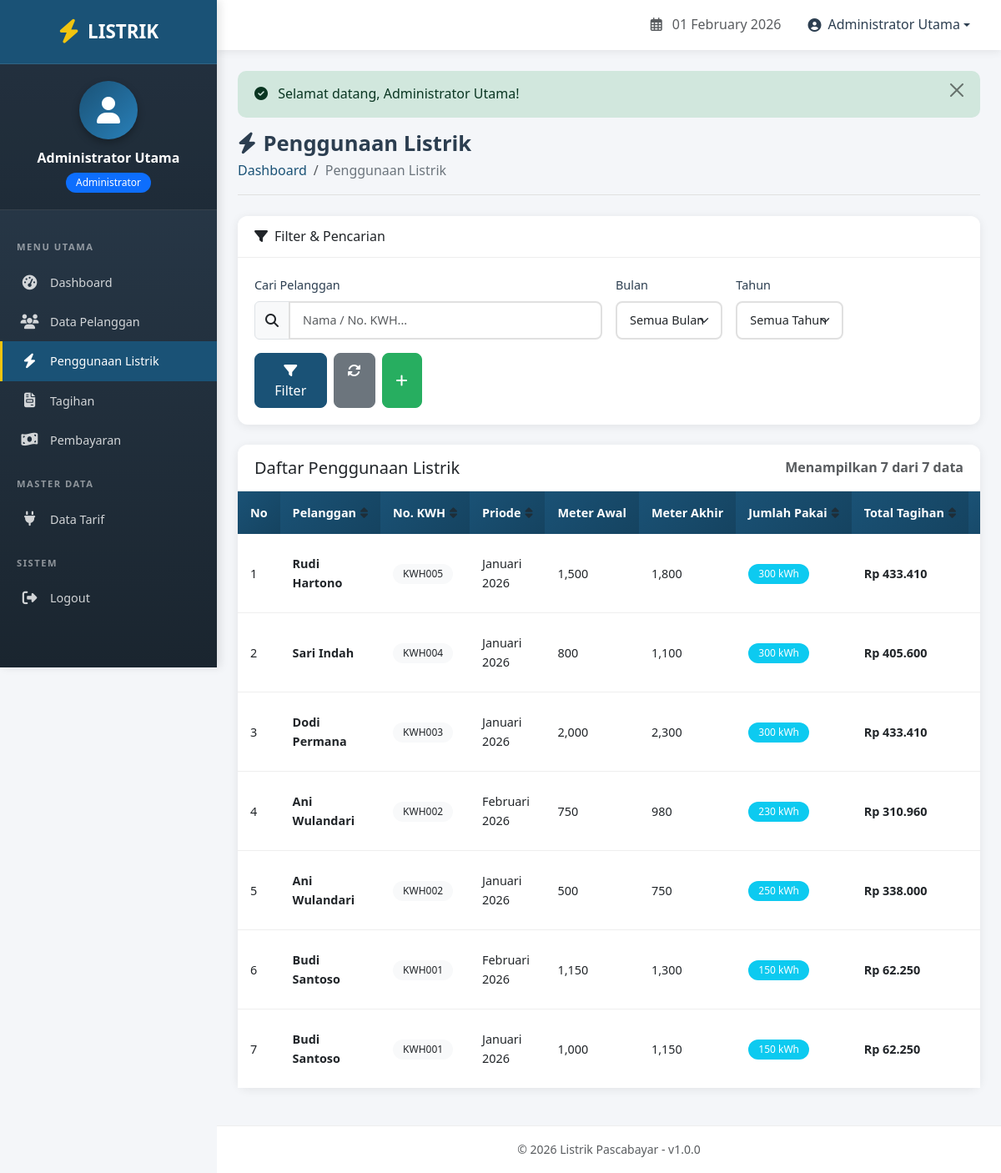
Screenshot of /admin/penggunaan.php (signed in) with the database file from the repository.
### tables this page shows
CREATE TABLE penggunaan (
    id_penggunaan INT PRIMARY KEY AUTO_INCREMENT,
    id_pelanggan INT NOT NULL,
    bulan VARCHAR(20) NOT NULL,
    tahun INT NOT NULL,
    meter_awal INT NOT NULL COMMENT 'Meteran awal dalam kWh',
    meter_akhir INT NOT NULL COMMENT 'Meteran akhir dalam kWh',
    created_at TIMESTAMP DEFAULT CURRENT_TIMESTAMP,
    FOREIGN KEY (id_pelanggan) REFERENCES pelanggan(id_pelanggan) ON DELETE CASCADE,
    UNIQUE KEY unique_penggunaan (id_pelanggan, bulan, tahun)
);

CREATE TABLE pelanggan (
    id_pelanggan INT PRIMARY KEY AUTO_INCREMENT,
    username VARCHAR(50) NOT NULL UNIQUE,
    password VARCHAR(255) NOT NULL,
    nomor_kwh VARCHAR(50) NOT NULL UNIQUE COMMENT 'Nomor meter KWH pelanggan',
    nama_pelanggan VARCHAR(100) NOT NULL,
    alamat TEXT NOT NULL,
    id_tarif INT NOT NULL,
    created_at TIMESTAMP DEFAULT CURRENT_TIMESTAMP,
    FOREIGN KEY (id_tarif) REFERENCES tarif(id_tarif) ON DELETE RESTRICT
);

CREATE TABLE tarif (
    id_tarif INT PRIMARY KEY AUTO_INCREMENT,
    daya INT NOT NULL COMMENT 'Daya listrik dalam Watt',
    tarifperkwh DECIMAL(10,2) NOT NULL COMMENT 'Tarif per kWh dalam Rupiah'
);

### admin/penggunaan.php (the view, shortened to what this page needs)
<?php
require_once '../includes/functions.php';
$search = isset($_GET['search']) ? clean($_GET['search']) : '';
$sort = isset($_GET['sort']) ? clean($_GET['sort']) : 'id_penggunaan';
$order = isset($_GET['order']) ? clean($_GET['order']) : 'desc';
$per_page = 10;
$page = isset($_GET['page']) ? (int)$_GET['page'] : 1;
$start = ($page - 1) * $per_page;
$where = [];
$where_clause = !empty($where) ? 'WHERE ' . implode(' AND ', $where) : '';
$total_query = "SELECT COUNT(*) as total FROM penggunaan pg
                JOIN pelanggan p ON pg.id_pelanggan = p.id_pelanggan {$where_clause}";
$total_result = $conn->query($total_query);
$total_data = $total_result->fetch_assoc()['total'];
$order_by = "ORDER BY ";
if ($sort == 'nama_pelanggan') {
    $order_by .= "p.nama_pelanggan {$order}";
} elseif ($sort == 'bulan') {
    $order_by .= "FIELD(pg.bulan, 'Januari', 'Februari', 'Maret', 'April', 'Mei', 'Juni', 'Juli', 'Agustus', 'September', 'Oktober', 'November', 'Desember') {$order}";
} elseif ($sort == 'jumlah_pakai') {
    $order_by .= "(pg.meter_akhir - pg.meter_awal) {$order}";
} else {
    $order_by .= "pg.{$sort} {$order}";
}
$query = "SELECT pg.*, p.nama_pelanggan, p.nomor_kwh, t.daya, t.tarifperkwh
          FROM penggunaan pg
          JOIN pelanggan p ON pg.id_pelanggan = p.id_pelanggan
          JOIN tarif t ON p.id_tarif = t.id_tarif
          {$where_clause}
          {$order_by}
          LIMIT {$start}, {$per_page}";
$result = $conn->query($query);
require_once '../includes/header.php';
?>
<div class="page-header">
    <h1 class="page-title">
        <i class="fas fa-bolt me-2"></i>Penggunaan Listrik
    </h1>
    <nav aria-label="breadcrumb">
        <ol class="breadcrumb">
            <li class="breadcrumb-item"><a href="dashboard.php">Dashboard</a></li>
            <li class="breadcrumb-item active">Penggunaan Listrik</li>
        </ol>
    </nav>
</div>
<div class="card mb-4">
    <div class="card-header">
        <h6 class="mb-0">
            <i class="fas fa-filter me-2"></i>Filter & Pencarian
        </h6>
    </div>
    <div class="card-body">
        <form method="GET" class="row g-3 align-items-end">
            <div class="w-50">
                <label class="form-label">Cari Pelanggan</label>
                <div class="input-group">
                    <span class="input-group-text"><i class="fas fa-search"></i></span>
                    <input type="text" name="search" class="form-control"
                           placeholder="Nama / No. KWH..." value="<?php echo $search; ?>">
                </div>
            </div>
            <div class="col-md-2">
                <label class="form-label">Bulan</label>
                <select name="bulan" class="form-select">
                    <option value="">Semua Bulan</option>
                </select>
            </div>
            <div class="col-md-2">
                <label class="form-label">Tahun</label>
                <select name="tahun" class="form-select">
                    <option value="">Semua Tahun</option>
                </select>
            </div>
            <div class="col-md-3">
                <div class="d-flex gap-2">
                    <button type="submit" class="btn btn-primary">
                        <i class="fas fa-filter"></i><span class="p-1">Filter</span>
                    </button>
                    <a href="?" class="btn btn-secondary">
                        <i class="fas fa-sync-alt"></i>
                    </a>
                    <button type="button" class="btn btn-success" data-bs-toggle="modal" data-bs-target="#modalTambah">
                        <i class="fas fa-plus"></i>
                    </button>
                </div>
            </div>
        </form>
    </div>
</div>
<div class="card">
    <div class="card-header d-flex justify-content-between align-items-center">
        <h5 class="mb-0">Daftar Penggunaan Listrik</h5>
        <span class="text-muted">Menampilkan <?php echo $result->num_rows; ?> dari <?php echo $total_data; ?> data</span>
    </div>
    <div class="card-body p-0">
        <div class="table-responsive">
            <table class="table table-hover mb-0">
                <thead>
                    <tr>
                        <th width="5%">No</th>
                        <th>
                            <a href="<?php echo sortUrl('nama_pelanggan', $sort, $order); ?>" class="text-white text-decoration-none">
                                Pelanggan <?php echo sortIcon('nama_pelanggan', $sort, $order); ?>
                            </a>
                        </th>
                        <th>
                            <a href="<?php echo sortUrl('nomor_kwh', $sort, $order); ?>" class="text-white text-decoration-none">
                                No. KWH <?php echo sortIcon('nomor_kwh', $sort, $order); ?>
                            </a>
                        </th>
                        <th>
                            <a href="<?php echo sortUrl('bulan', $sort, $order); ?>" class="text-white text-decoration-none">
                                Priode <?php echo sortIcon('bulan', $sort, $order); ?>
                            </a>
                        </th>
                        <th>Meter Awal</th>
                        <th>Meter Akhir</th>
                        <th>
                            <a href="<?php echo sortUrl('jumlah_pakai', $sort, $order); ?>" class="text-white text-decoration-none">
                                Jumlah Pakai <?php echo sortIcon('jumlah_pakai', $sort, $order); ?>
                            </a>
                        </th>
                        <th>
                            <a href="<?php echo sortUrl('total_tagihan', $sort, $order); ?>" class="text-white text-decoration-none">
                                Total Tagihan <?php echo sortIcon('total_tagihan', $sort, $order); ?>
                            </a>
                        </th>
                        <th width="12%">Aksi</th>
                    </tr>
                </thead>
                <tbody>
                    <?php if ($result->num_rows > 0): ?>
                        <?php $no = $start + 1; while ($row = $result->fetch_assoc()):
                            $jumlah_pakai = $row['meter_akhir'] - $row['meter_awal'];
                            $total_tagihan = $jumlah_pakai * $row['tarifperkwh'];
                        ?>
                            <tr>
                                <td><?php echo $no++; ?></td>
                                <td><strong><?php echo $row['nama_pelanggan']; ?></strong></td>
                                <td><span class="badge bg-light text-dark"><?php echo $row['nomor_kwh']; ?></span></td>
                                <td><?php echo $row['bulan'] . ' ' . $row['tahun']; ?></td>
                                <td><?php echo number_format($row['meter_awal']); ?></td>
                                <td><?php echo number_format($row['meter_akhir']); ?></td>
                                <td><span class="badge bg-info"><?php echo number_format($jumlah_pakai); ?> kWh</span></td>
                                <td><strong><?php echo formatRupiah($total_tagihan); ?></strong></td>
                                <td>
                                </td>
                            </tr>
                        <?php endwhile; ?>
                    <?php endif; ?>
                </tbody>
            </table>
        </div>
    </div>
</div>
<?php require_once '../includes/footer.php'; ?>

### assets/css/style.css (style rules this page uses)
:root { --primary-color: #1a5276; --primary-dark: #154360; --primary-light: #2980b9; --secondary-color: #f39c12; --success-color: #27ae60; --danger-color: #e74c3c; --warning-color: #f1c40f; --info-color: #3498db; --light-color: #f8f9fa; --dark-color: #2c3e50; --sidebar-width: 260px; --navbar-height: 60px; }
* { margin: 0; padding: 0; box-sizing: border-box; }
body { font-family: "Segoe UI", Tahoma, Geneva, Verdana, sans-serif; background-color: #f4f6f9; color: #333; line-height: 1.6; overflow-x: hidden; }
a { text-decoration: none; color: inherit; }
.page-header { margin-bottom: 25px; padding-bottom: 15px; border-bottom: 1px solid #e0e0e0; }
.page-title { font-size: 1.6rem; font-weight: 700; color: var(--dark-color); margin-bottom: 5px; }
.breadcrumb { background: none; padding: 0; margin: 0; }
.breadcrumb-item a { color: var(--primary-color); }
.breadcrumb-item.active { color: #6c757d; }
.card { border: none; border-radius: 12px; box-shadow: 0 2px 12px rgba(0, 0, 0, 0.08); transition: all 0.3s ease; margin-bottom: 20px; background: white; }
.card-header { background: white; border-bottom: 1px solid #eee; padding: 15px 20px; border-radius: 12px 12px 0 0 !important; font-weight: 600; display: flex; align-items: center; justify-content: space-between; }
.card-header h5, .card-header h6 { margin: 0; }
.card-body { padding: 20px; }
.table { margin-bottom: 0; width: 100%; }
.table thead th { background: linear-gradient( 135deg, var(--primary-color), var(--primary-dark) ); color: white; border: none; font-weight: 600; padding: 14px 15px; font-size: 0.9rem; white-space: nowrap; }
.table thead th a { color: white; text-decoration: none; display: flex; align-items: center; gap: 5px; }
.table tbody td { padding: 12px 15px; vertical-align: middle; border-bottom: 1px solid #eee; font-size: 0.9rem; }
.table tbody tr:last-child td { border-bottom: none; }
.btn { border-radius: 8px; padding: 8px 16px; font-weight: 500; transition: all 0.3s ease; }
.btn-primary { background: var(--primary-color); border-color: var(--primary-color); }
.btn-success { background: var(--success-color); border-color: var(--success-color); }
.badge { padding: 6px 12px; border-radius: 20px; font-weight: 500; font-size: 0.75rem; }
.form-label { font-weight: 500; color: var(--dark-color); margin-bottom: 8px; font-size: 0.9rem; }
.form-control, .form-select { border: 2px solid #e0e0e0; border-radius: 8px; padding: 10px 15px; font-size: 0.9rem; }
.input-group .form-control { border-radius: 8px !important; }
.input-group > :not(:first-child) { border-top-left-radius: 0px !important; border-bottom-left-radius: 0px !important; }

### rows the page displays
penggunaan: id_pelanggan.nama_pelanggan "Rudi Hartono", id_pelanggan.nomor_kwh "KWH005", bulan "Januari", tahun "2026", meter_awal "1,500", meter_akhir "1,800", jumlah_pakai "300", formatRupiah($total_tagihan) "Rp 433.410"
penggunaan: id_pelanggan.nama_pelanggan "Sari Indah", id_pelanggan.nomor_kwh "KWH004", bulan "Januari", tahun "2026", meter_awal "800", meter_akhir "1,100", jumlah_pakai "300", formatRupiah($total_tagihan) "Rp 405.600"
penggunaan: id_pelanggan.nama_pelanggan "Dodi Permana", id_pelanggan.nomor_kwh "KWH003", bulan "Januari", tahun "2026", meter_awal "2,000", meter_akhir "2,300", jumlah_pakai "300", formatRupiah($total_tagihan) "Rp 433.410"
penggunaan: id_pelanggan.nama_pelanggan "Ani Wulandari", id_pelanggan.nomor_kwh "KWH002", bulan "Februari", tahun "2026", meter_awal "750", meter_akhir "980", jumlah_pakai "230", formatRupiah($total_tagihan) "Rp 310.960"
penggunaan: id_pelanggan.nama_pelanggan "Ani Wulandari", id_pelanggan.nomor_kwh "KWH002", bulan "Januari", tahun "2026", meter_awal "500", meter_akhir "750", jumlah_pakai "250", formatRupiah($total_tagihan) "Rp 338.000"
penggunaan: id_pelanggan.nama_pelanggan "Budi Santoso", id_pelanggan.nomor_kwh "KWH001", bulan "Februari", tahun "2026", meter_awal "1,150", meter_akhir "1,300", jumlah_pakai "150", formatRupiah($total_tagihan) "Rp 62.250"
penggunaan: id_pelanggan.nama_pelanggan "Budi Santoso", id_pelanggan.nomor_kwh "KWH001", bulan "Januari", tahun "2026", meter_awal "1,000", meter_akhir "1,150", jumlah_pakai "150", formatRupiah($total_tagihan) "Rp 62.250"

### other values shown
$_SESSION['nama'] "Administrator Utama"
$_SESSION['level'] "Administrator"
$message "Selamat datang, Administrator Utama!"
$result->num_rows "7"
$total_data "7"
APP_NAME "Listrik Pascabayar"
APP_VERSION "1.0.0"
